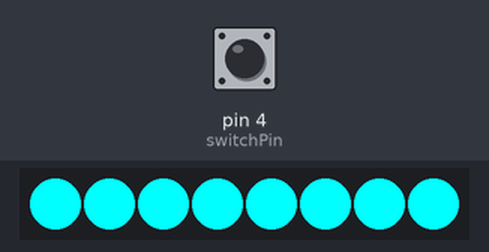
Recording of a sketch running on a simulated Arduino Uno, built with avr-gcc and run on an emulated ATmega328P. Parts: 8 RGB LEDs in strip order, left to right. The test bench sets the inputs (shaded band); at power-on: pin 4 (switchPin) LOW.

Above: at 1.8 s.
1.9 s: pin 4 (switchPin) pulled HIGH for 3.2 s
At 2.4 s:
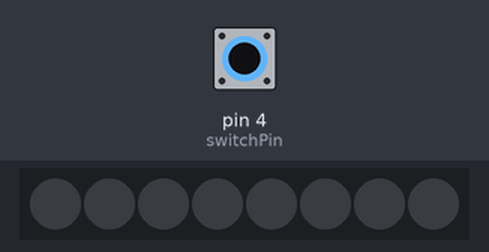
At 5.9 s:
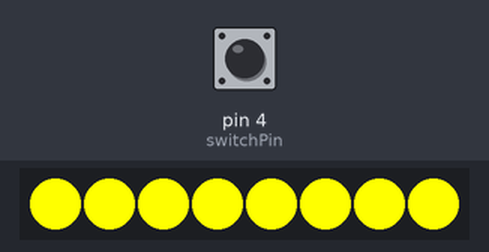
Timing chart, 0 to 13.0 s (numbered marks = the images above; inputs shaded):
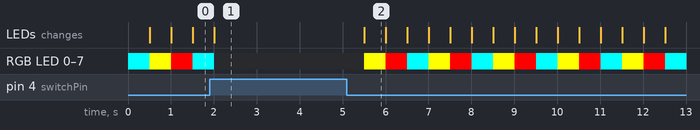

The sketch:

neopixel_moving1.ino
```cpp
/********************************************************************************************************
  neopixel_moving1:
  Written by Scott Kildall

  This sketch will show three bands of solid colors on the NeoPixel strip
  the 1st 1/3 will be 1 color, the 2nd 1/3 another, and the last 1/3 a different color
  A switch at pin 4 will turn the whole strip off.

  A timing loop will be setup so that we cycle the colors

---------------------------------------------------------------------------------------------------------
NeoPixel Information for initializing the strip, below
  60ma/pixel for current load
  Parameter 1 = number of pixels in strip
  Parameter 2 = pin number (most are valid)
  Parameter 3 = pixel type flags, add together as needed:
    NEO_KHZ800  800 KHz bitstream (most NeoPixel products w/WS2812 LEDs)
    NEO_KHZ400  400 KHz (classic 'v1' (not v2) FLORA pixels, WS2811 drivers)
    NEO_GRB     Pixels are wired for GRB bitstream (most NeoPixel products)
    NEO_RGB     Pixels are wired for RGB bitstream (v1 FLORA pixels, not v2)

**********************************************************************************************************/

#include <Adafruit_NeoPixel.h>

// the data pin for the NeoPixels
int neoPixelPin = A0;

// How many NeoPixels we will be using, charge accordingly
int numPixels = 8;

// Instatiate the NeoPixel from the ibrary
Adafruit_NeoPixel strip = Adafruit_NeoPixel(numPixels, neoPixelPin, NEO_GRB + NEO_KHZ800);

// Color set #1
int r1 = 255;
int g1 = 0;
int b1 = 0;

// Color set #2
int r2 = 255;
int g2 = 255;
int b2 = 0;

// Color set #3
int r3 = 0;
int g3 = 255;
int b3 = 255;

// our button
int switchPin = 4;

int start1 = 0;
int start2 = 20;
int start3 = 40;

// a pre-processor macro
#define DELAY_TIME (500)

void setup() {
  strip.begin();  // initialize the strip
  strip.show();   // make sure it is visible
  strip.clear();  // Initialize all pixels to 'off'
}

void loop() {
  // Check to see if switch is on/off and call the proper function
  if( digitalRead(switchPin) == true )
     allOff();
  else
     activate();

  // delay for the purposes of debouncing the switch
  delay(DELAY_TIME);
}

void allOff() {
  strip.clear();
   strip.show();
}

// the adjustStarts() function will move the starting point of the for loop to imitiate a cycling effect
void activate() {
   adjustStarts();

   // first 20 pixels = color set #1
    for( int i = start1; i < start1+20; i++ ) {
       strip.setPixelColor(i, r1, g1, b1 );
    }

    // next 20 pixels = color set #2
    for( int i = start2; i < start2+20 ; i++ ) {
       strip.setPixelColor(i, r2, g2, b2 );
    }

     // last 20 pixels = color set #3
    for( int i = start3; i < start3+20; i++ ) {
       strip.setPixelColor(i, r3, g3, b3 );
    }

  strip.show();
}

// calls the incrementStart() function to move the offsets for each NeoPixel
void adjustStarts() {
  start1 = incrementStart(start1);
  start2 = incrementStart(start2);
  start3 = incrementStart(start3);
}

// will add 20 to the start value, resetting it to zero when we hit the max number of pixels
int incrementStart(int startValue) {
  startValue = startValue + 20;
  if( startValue == 60 )
    startValue = 0;

  return startValue;
}
```

Measured:
- after the input at 1.9 s, the LEDs: change after 0.10 s (image 1)
- what the display in image 2 shows lasts 0.5 s, from 5.5 s to 6.0 s
